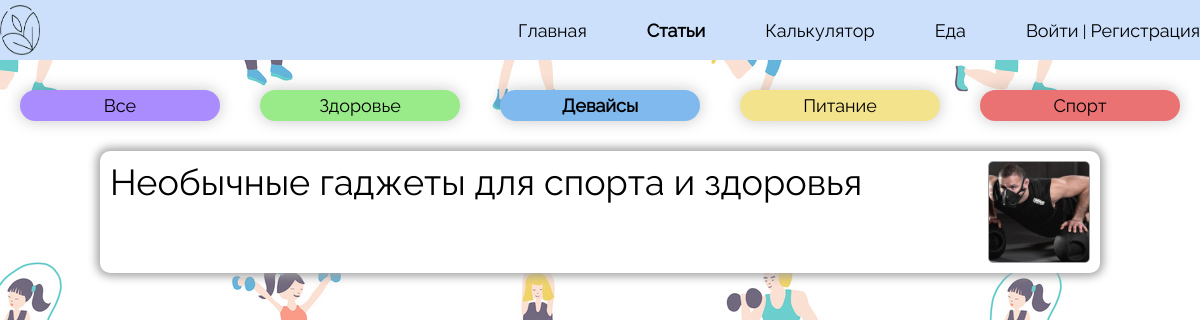
/articles/devices, run on an earlier commit of the app's database.
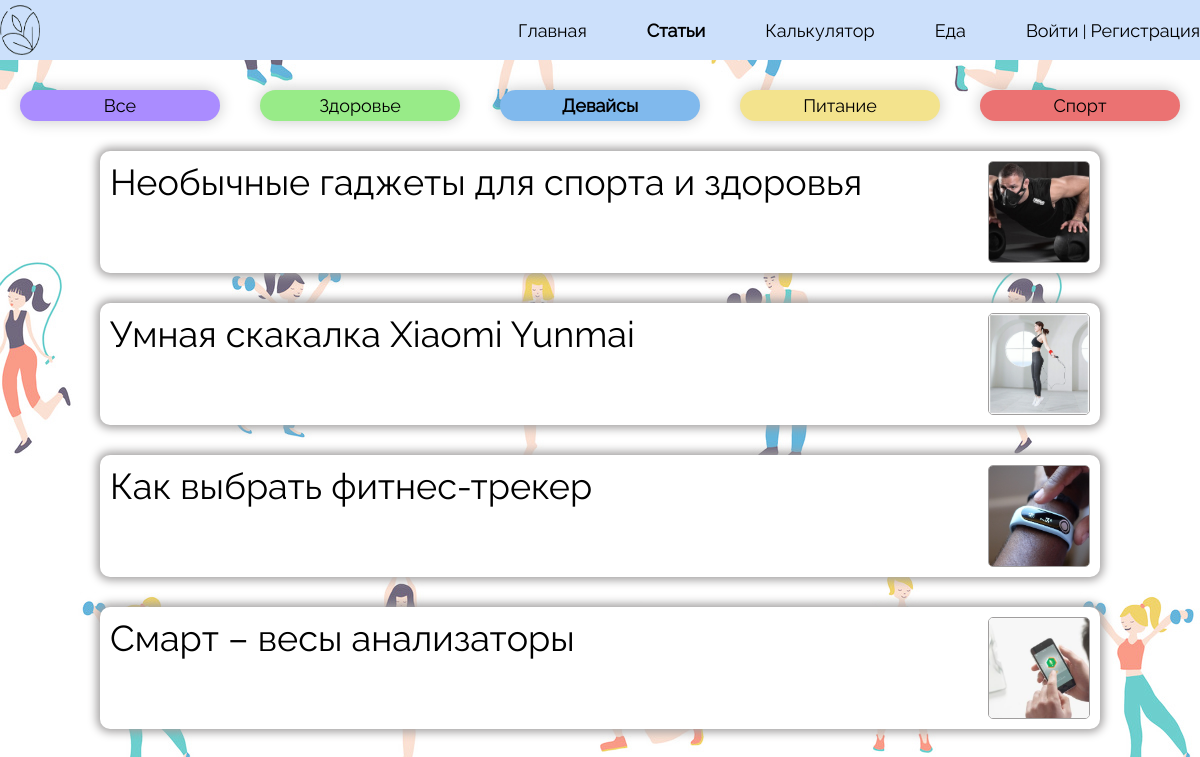
And on a later commit of the database.
### articles/models.py (models this page shows, shortened)
class Article(models.Model):
    title = models.CharField(max_length=255)
    slag = models.SlugField(max_length=255, unique=True, db_index=True, verbose_name="URL")
    content = models.TextField(blank=True)
    photo = models.ImageField(upload_to="photos/%Y/%m/%d")
    time_create = models.DateTimeField(auto_now_add=True)
    time_update = models.DateTimeField(auto_now=True)
    is_published = models.BooleanField(default=True)
    category = models.ForeignKey(Category, on_delete=models.PROTECT)
    class Meta:
        verbose_name = 'Статьи'
        verbose_name_plural = 'Статьи'

### articles/views.py (the view)
# urls.py: path('articles/devices', views.devicesArticles, name='articles_devices'),
def devicesArticles(request):
    titlesOfArticles = Article.objects.filter(category=3)
    return render(request, 'articles/articles_devices.html', {'titlesOfArticles': titlesOfArticles, 'title': 'Статьи про девайсы'})

### articles/templates/articles/articles_devices.html (shortened to what this page needs)
{% load static %}
<!DOCTYPE html>
<html lang="ru">
<head>
    <link href="{% static 'articles/css/style_articles_devices.css' %}" rel="stylesheet">
</head>
<body style="background-image: url('{% static 'articles/img/pattern_article.jpg' %}'); background-size: auto;">
        <header>
                <div class = container>
                    <div class="head">
                        <a href="{% url 'home' %}"><img src="{% static 'registration/img/iconLogo.png' %}" alt="" class="logo"></a>
                        <nav class="navigation">
                            <ul class="menu">
                                <li class="text">
                                    <a href="{% url 'home' %}">Главная</a>
                                </li>
                                <li class="text">
                                    <a href="{% url 'articles' %}" style="font-weight: bold">Статьи</a>
                                </li>
                                <li class="text">
                                    <a href="{% url 'calculator' %}">Калькулятор</a>
                                </li>
                                <li class="text">
                                    <a href="{% url 'product_selection' %}">Еда</a>
                                </li>
                                {% if request.user.is_authenticated %}
                                    <li class="text">
                                        <a href="{% url 'personalArea' %}">{{ user.username }} | Личный кабинет</a>
                                    </li>
                                {% else %}
                                    <li class="text">
                                        <a href="{% url 'login' %}">Войти</a> | <a href="{% url 'registration_field' %}">Регистрация</a>
                                    </li>
                                {% endif %}
                            </ul>
                        </nav>
                    </div>
                </div>
        </header>
<div id="wrapper">
       <div class="choiceTopic">
           <div class="all" onclick="location.href='{% url 'articles' %}';"><a href="{% url 'articles' %}">Все</a></div>
           <div class="health" onclick="location.href='{% url 'articles_health' %}';"><a href="{% url 'articles_health' %}">Здоровье</a></div>
           <div class="devices" onclick="location.href='{% url 'articles_devices' %}';"><a href="{% url 'articles_devices' %}">Девайсы</a></div>
           <div class="food" onclick="location.href='{% url 'articles_food' %}';"><a href="{% url 'articles_food' %}">Питание</a></div>
           <div class="sport" onclick="location.href='{% url 'articles_sport' %}';"><a href="{% url 'articles_sport' %}">Спорт</a></div>
       </div>
       <div class="listOfTitles">
           {% for a in titlesOfArticles%}
               <div class="Article" onclick="location.href='{% url 'certainArticle' a.slag %}';">
               <a href="{% url 'certainArticle' a.slag %}">{{a.title}}</a>
               <img class="photoOfArticle" src="{{ a.photo.url }}">
               </div>
           {% endfor %}
       </div>
</div>
</body>
</html>

What changed in the data, as far as the page shows it:
added Article: title "Умная скакалка Xiaomi Yunmai", photo (picture)
added Article: title "Как выбрать фитнес-трекер", photo (picture)
added Article: title "Смарт – весы анализаторы", photo (picture)
